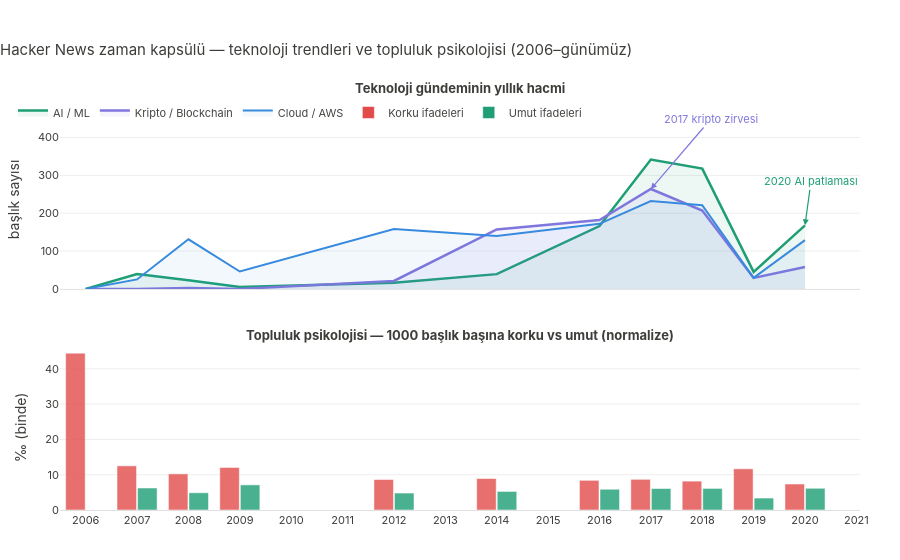

Write notebook code for a chart like this one.
### Code cell
import duckdb
import pandas as pd
import plotly.graph_objects as go
from plotly.subplots import make_subplots

df = duckdb.query("SELECT * FROM panik_analiz ORDER BY yil").df()

df['panik_toplam'] = df['olum'] + df['balon'] + df['yerini_alacak'] + df['cokus']
df['umut_toplam']  = df['dirilis'] + df['umut']
df['panik_norm']   = (df['panik_toplam'] / df['toplam_story']) * 1000
df['umut_norm']    = (df['umut_toplam']  / df['toplam_story']) * 1000

fig = make_subplots(
    rows=2, cols=1,
    shared_xaxes=True,
    row_heights=[0.52, 0.48],
    vertical_spacing=0.14,
    subplot_titles=[
        "Teknoloji gündeminin yıllık hacmi",
        "Topluluk psikolojisi — 1000 başlık başına korku vs umut (normalize)"
    ]
)

fig.add_trace(go.Scatter(
    x=df['yil'], y=df['ai_adet'],
    name='AI / ML', mode='lines',
    line=dict(color='#1D9E75', width=2.5),
    fill='tozeroy', fillcolor='rgba(29,158,117,0.08)'
), row=1, col=1)

fig.add_trace(go.Scatter(
    x=df['yil'], y=df['kripto_adet'],
    name='Kripto / Blockchain', mode='lines',
    line=dict(color='#7F77DD', width=2.5),
    fill='tozeroy', fillcolor='rgba(127,119,221,0.08)'
), row=1, col=1)

fig.add_trace(go.Scatter(
    x=df['yil'], y=df['cloud_adet'],
    name='Cloud / AWS', mode='lines',
    line=dict(color='#378ADD', width=2),
    fill='tozeroy', fillcolor='rgba(55,138,221,0.06)'
), row=1, col=1)

fig.add_annotation(
    x=2017,
    y=df.loc[df['yil']==2017, 'kripto_adet'].values[0],
    text="2017 kripto zirvesi",
    showarrow=True, arrowhead=2, arrowwidth=1.2,
    arrowcolor='#7F77DD', ax=60, ay=-70,
    font=dict(size=11, color='#7F77DD'),
    bgcolor='rgba(0,0,0,0)', bordercolor='rgba(0,0,0,0)',
    row=1, col=1
)
fig.add_annotation(
    x=2020,
    y=df.loc[df['yil']==2020, 'ai_adet'].values[0],
    text="2020 AI patlaması",
    showarrow=True, arrowhead=2, arrowwidth=1.2,
    arrowcolor='#1D9E75', ax=6, ay=-44,
    font=dict(size=11, color='#1D9E75'),
    bgcolor='rgba(0,0,0,0)', bordercolor='rgba(0,0,0,0)',
    row=1, col=1
)

# Alt grafik
fig.add_trace(go.Bar(
    x=df['yil'], y=df['panik_norm'],
    name='Korku ifadeleri',
    marker=dict(color='#E24B4A', opacity=0.8),
    width=0.38
), row=2, col=1)

fig.add_trace(go.Bar(
    x=df['yil'], y=df['umut_norm'],
    name='Umut ifadeleri',
    marker=dict(color='#1D9E75', opacity=0.8),
    width=0.38
), row=2, col=1)


FONT_COLOR  = '#3d3d3a'  
GRID_COLOR  = 'rgba(0,0,0,0.07)'
LINE_COLOR  = 'rgba(0,0,0,0.12)'

fig.update_layout(
    height=720,
    barmode='group',
    template='plotly_white',
    paper_bgcolor='rgba(0,0,0,0)',
    plot_bgcolor='rgba(0,0,0,0)',
    font=dict(family='Inter, Arial, sans-serif', size=12, color=FONT_COLOR),
    title=dict(
        text="Hacker News zaman kapsülü — teknoloji trendleri ve topluluk psikolojisi (2006–günümüz)",
        font=dict(size=15, color=FONT_COLOR),
        x=0.0, xanchor='left'
    ),
    legend=dict(
        orientation='h', 
        y=1.03,     
        x=0.3,
        xanchor='center',
        font=dict(size=11, color='#444441'),
        bgcolor='rgba(0,0,0,0)',
        borderwidth=0
    ),
    margin=dict(l=60, r=40, t=110, b=50),
)


for ann in fig['layout']['annotations']:
    if ann['text'] in [
        "Teknoloji gündeminin yıllık hacmi",
        "Topluluk psikolojisi — 1000 başlık başına korku vs umut (normalize)"
    ]:
        ann['font'] = dict(size=13, color=FONT_COLOR, weight='bold')
        if ann['text'] == "Teknoloji gündeminin yıllık hacmi":
            ann['y'] = 1.03

fig.update_xaxes(
    showgrid=False,
    showline=True, linecolor=LINE_COLOR,
    tickfont=dict(size=11, color=FONT_COLOR),
    dtick=1
)
fig.update_yaxes(
    showgrid=True, gridcolor=GRID_COLOR,
    showline=False,
    tickfont=dict(size=11, color=FONT_COLOR),
    zeroline=False
)
fig.update_yaxes(title_text="başlık sayısı", title_font=dict(color=FONT_COLOR), row=1, col=1)
fig.update_yaxes(title_text="‰ (binde)",     title_font=dict(color=FONT_COLOR), row=2, col=1)

fig.show()

### Figure 1 — Plotly figure (JSON) as saved in the notebook; plotly's stock layout.template omitted (floating-point values rounded to 4 significant figures)
{"data": [{"fill": "tozeroy", "fillcolor": "rgba(29,158,117,0.08)", "line": {"color": "#1D9E75", "width": 2.5}, "mode": "lines", "name": "AI / ML", "type": "scatter", "x": [2006, 2007, 2008, 2009, 2012, 2014, 2016, 2017, 2018, 2019, 2020], "xaxis": "x", "y": [0, 39, 23, 5, 16, 39, 166, 342, 318, 45, 168], "yaxis": "y"}, {"fill": "tozeroy", "fillcolor": "rgba(127,119,221,0.08)", "line": {"color": "#7F77DD", "width": 2.5}, "mode": "lines", "name": "Kripto / Blockchain", "type": "scatter", "x": [2006, 2007, 2008, 2009, 2012, 2014, 2016, 2017, 2018, 2019, 2020], "xaxis": "x", "y": [0, 0, 2, 0, 21, 157, 182, 264, 207, 29, 58], "yaxis": "y"}, {"fill": "tozeroy", "fillcolor": "rgba(55,138,221,0.06)", "line": {"color": "#378ADD", "width": 2}, "mode": "lines", "name": "Cloud / AWS", "type": "scatter", "x": [2006, 2007, 2008, 2009, 2012, 2014, 2016, 2017, 2018, 2019, 2020], "xaxis": "x", "y": [0, 25, 131, 46, 158, 140, 172, 232, 221, 29, 129], "yaxis": "y"}, {"marker": {"color": "#E24B4A", "opacity": 0.8}, "name": "Korku ifadeleri", "type": "bar", "width": 0.38, "x": [2006, 2007, 2008, 2009, 2012, 2014, 2016, 2017, 2018, 2019, 2020], "xaxis": "x2", "y": [44.44, 12.51, 10.23, 12.07, 8.636, 8.912, 8.41, 8.693, 8.178, 11.67, 7.361], "yaxis": "y2"}, {"marker": {"color": "#1D9E75", "opacity": 0.8}, "name": "Umut ifadeleri", "type": "bar", "width": 0.38, "x": [2006, 2007, 2008, 2009, 2012, 2014, 2016, 2017, 2018, 2019, 2020], "xaxis": "x2", "y": [0.0, 6.232, 4.881, 7.116, 4.805, 5.26, 5.88, 6.085, 6.111, 3.387, 6.156], "yaxis": "y2"}], "layout": {"annotations": [{"font": {"color": "#3d3d3a", "size": 13, "weight": "bold"}, "showarrow": false, "text": "Teknoloji gündeminin yıllık hacmi", "x": 0.5, "xanchor": "center", "xref": "paper", "y": 1.03, "yanchor": "bottom", "yref": "paper"}, {"font": {"color": "#3d3d3a", "size": 13, "weight": "bold"}, "showarrow": false, "text": "Topluluk psikolojisi — 1000 başlık başına korku vs umut (normalize)", "x": 0.5, "xanchor": "center", "xref": "paper", "y": 0.4128, "yanchor": "bottom", "yref": "paper"}, {"arrowcolor": "#7F77DD", "arrowhead": 2, "arrowwidth": 1.2, "ax": 60, "ay": -70, "bgcolor": "rgba(0, 0, 0, 0)", "bordercolor": "rgba(0, 0, 0, 0)", "font": {"color": "#7F77DD", "size": 11}, "showarrow": true, "text": "2017 kripto zirvesi", "x": 2017, "xref": "x", "y": 264, "yref": "y"}, {"arrowcolor": "#1D9E75", "arrowhead": 2, "arrowwidth": 1.2, "ax": 6, "ay": -44, "bgcolor": "rgba(0, 0, 0, 0)", "bordercolor": "rgba(0, 0, 0, 0)", "font": {"color": "#1D9E75", "size": 11}, "showarrow": true, "text": "2020 AI patlaması", "x": 2020, "xref": "x", "y": 168, "yref": "y"}], "autosize": true, "barmode": "group", "font": {"color": "#3d3d3a", "family": "Inter, Arial, sans-serif", "size": 12}, "legend": {"bgcolor": "rgba(0, 0, 0, 0)", "borderwidth": 0, "font": {"color": "#444441", "size": 11}, "orientation": "h", "x": 0.3, "xanchor": "center", "y": 1.03}, "margin": {"b": 50, "l": 60, "r": 40, "t": 110}, "paper_bgcolor": "rgba(0, 0, 0, 0)", "plot_bgcolor": "rgba(0, 0, 0, 0)", "title": {"font": {"color": "#3d3d3a", "size": 15}, "text": "Hacker News zaman kapsülü — teknoloji trendleri ve topluluk psikolojisi (2006–günümüz)", "x": 0, "xanchor": "left"}, "xaxis": {"anchor": "y", "autorange": true, "domain": [0, 1], "dtick": 1, "linecolor": "rgba(0, 0, 0, 0.12)", "matches": "x2", "range": [2006.0, 2021.0], "showgrid": false, "showline": true, "showticklabels": false, "tickfont": {"color": "#3d3d3a", "size": 11}, "type": "linear"}, "xaxis2": {"anchor": "y2", "autorange": true, "domain": [0, 1], "dtick": 1, "linecolor": "rgba(0, 0, 0, 0.12)", "range": [2006.0, 2021.0], "showgrid": false, "showline": true, "tickfont": {"color": "#3d3d3a", "size": 11}, "type": "linear"}, "yaxis": {"anchor": "x", "autorange": true, "domain": [0.5528, 1], "gridcolor": "rgba(0, 0, 0, 0.07)", "range": [0, 384.5], "showgrid": true, "showline": false, "tickfont": {"color": "#3d3d3a", "size": 11}, "title": {"font": {"color": "#3d3d3a"}, "text": "başlık sayısı"}, "type": "linear", "zeroline": false}, "yaxis2": {"anchor": "x2", "autorange": true, "domain": [0, 0.4128], "gridcolor": "rgba(0, 0, 0, 0.07)", "range": [0, 46.78], "showgrid": true, "showline": false, "tickfont": {"color": "#3d3d3a", "size": 11}, "title": {"font": {"color": "#3d3d3a"}, "text": "‰ (binde)"}, "type": "linear", "zeroline": false}}}
